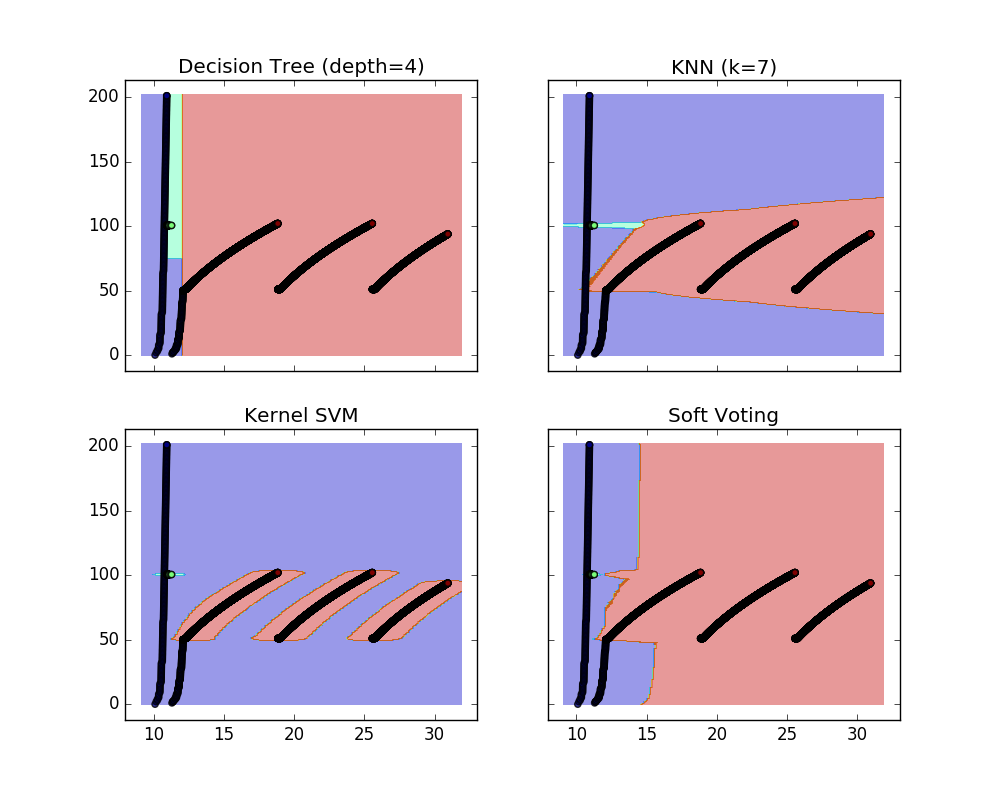

Recreate this plot in Python.
"""
Auteur : Matthieu Leon

Le script ici-present permet de creer un classifieur de Soft Voting
a l'aide d'un arbre de decision, les k-plus proches voisins et SVC.

Le resultat est un graphique montrant le resultat des quatres algorithmes
utilises.
Il est toutefois facile de 'capturer' les valeurs des predictions pour chaque algorithme,
via la variable Z pour chaque itteration.
"""

from itertools import product
import numpy as np
import matplotlib.pyplot as plt
import pandas as pd
from sklearn import datasets
from sklearn.tree import DecisionTreeClassifier
from sklearn.neighbors import KNeighborsClassifier
from sklearn.svm import SVC
from sklearn.ensemble import VotingClassifier

plot_step = 0.1

# On charge les donnees
df = pd.read_csv('cwnd.dat', delimiter = ';')
x = []
y = []
dp= pd.read_csv('label.csv')
for i in range(0,len(df)/3):
    x.append([df['time'].values[i], df['cwnd'].values[i]])
    y.append(dp['label'].values[i])
y = np.array(y)
X = np.array(x)

# Training classifiers
clf1 = DecisionTreeClassifier(max_depth=4)
clf2 = KNeighborsClassifier(n_neighbors=7)
clf3 = SVC(kernel='rbf', probability=True)
eclf = VotingClassifier(estimators=[('dt', clf1), ('knn', clf2),
                                    ('svc', clf3)],
                        voting='soft', weights=[3, 1, 1])

# Entrainement des algo
clf1.fit(X, y)
clf2.fit(X, y)
clf3.fit(X, y)
eclf.fit(X, y)

# Choix des minimum/maximum
x_min, x_max = X[:, 0].min() - 1, X[:, 0].max() + 1
y_min, y_max = 0, X[:, 1].max() + 1
xx, yy = np.meshgrid(np.arange(x_min, x_max, plot_step),
                     np.arange(y_min, y_max, plot_step))


f, axarr = plt.subplots(2, 2, sharex='col', sharey='row', figsize=(10, 8))

# boucle pour chaque algo
# On fait les predictions pour chaque algo
for idx, clf, tt in zip(product([0, 1], [0, 1]),
                        [clf1, clf2, clf3, eclf],
                        ['Decision Tree (depth=4)', 'KNN (k=7)',
                         'Kernel SVM', 'Soft Voting']):

    Z = clf.predict(np.c_[xx.ravel(), yy.ravel()])
    Z = Z.reshape(xx.shape)

    # pour chaque sous-graphique, on s'occupe de mettre les couleurs,
    #de n'afficher que les points et afficher les titres.
    axarr[idx[0], idx[1]].contourf(xx, yy, Z, alpha=0.4)
    axarr[idx[0], idx[1]].scatter(X[:, 0], X[:, 1], c=y, alpha=0.8)
    axarr[idx[0], idx[1]].set_title(tt)
plt.show()
